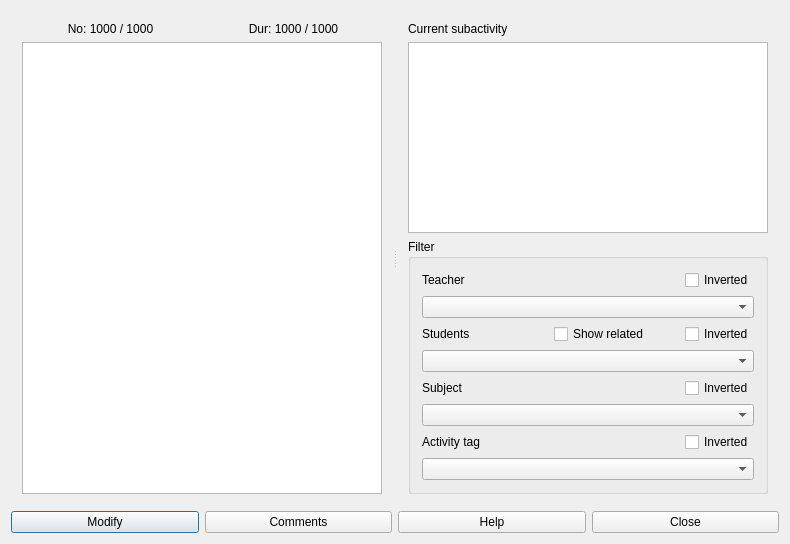
<?xml version="1.0" encoding="UTF-8"?>
<ui version="4.0">
 <class>SubactivitiesForm_template</class>
 <widget class="QDialog" name="SubactivitiesForm_template">
  <property name="geometry">
   <rect>
    <x>0</x>
    <y>0</y>
    <width>790</width>
    <height>544</height>
   </rect>
  </property>
  <property name="windowTitle">
   <string extracomment="The title of the dialog of individual subactivities">The individual subactivities</string>
  </property>
  <layout class="QGridLayout" name="gridLayout_3">
   <item row="0" column="0">
    <widget class="QSplitter" name="splitter">
     <property name="orientation">
      <enum>Qt::Horizontal</enum>
     </property>
     <widget class="QWidget" name="layoutWidget">
      <layout class="QGridLayout" name="gridLayout_2">
       <item row="0" column="0">
        <widget class="QLabel" name="activeTextLabel">
         <property name="text">
          <string notr="true">No: 1000 / 1000</string>
         </property>
         <property name="alignment">
          <set>Qt::AlignCenter</set>
         </property>
         <property name="wordWrap">
          <bool>false</bool>
         </property>
        </widget>
       </item>
       <item row="0" column="1">
        <widget class="QLabel" name="totalTextLabel">
         <property name="text">
          <string notr="true">Dur: 1000 / 1000</string>
         </property>
         <property name="alignment">
          <set>Qt::AlignCenter</set>
         </property>
         <property name="wordWrap">
          <bool>false</bool>
         </property>
        </widget>
       </item>
       <item row="1" column="0" colspan="2">
        <widget class="QListWidget" name="subactivitiesListWidget"/>
       </item>
      </layout>
     </widget>
     <widget class="QWidget" name="layoutWidget2">
      <layout class="QVBoxLayout" name="verticalLayout">
       <item>
        <widget class="QLabel" name="activityDescriptionTextLabel">
         <property name="text">
          <string>Current subactivity</string>
         </property>
         <property name="wordWrap">
          <bool>false</bool>
         </property>
        </widget>
       </item>
       <item>
        <widget class="QPlainTextEdit" name="subactivityTextEdit"/>
       </item>
       <item>
        <widget class="QGroupBox" name="filterGroupBox">
         <property name="title">
          <string>Filter</string>
         </property>
         <layout class="QGridLayout" name="gridLayout">
          <item row="0" column="0">
           <layout class="QHBoxLayout" name="horizontalLayout_3">
            <item>
             <widget class="QLabel" name="teachersTextLabel">
              <property name="text">
               <string>Teacher</string>
              </property>
             </widget>
            </item>
            <item>
             <widget class="QCheckBox" name="invertedTeacherCheckBox">
              <property name="sizePolicy">
               <sizepolicy hsizetype="Fixed" vsizetype="Fixed">
                <horstretch>0</horstretch>
                <verstretch>0</verstretch>
               </sizepolicy>
              </property>
              <property name="text">
               <string comment="Inverted (negated) teacher filter">Inverted</string>
              </property>
             </widget>
            </item>
           </layout>
          </item>
          <item row="1" column="0">
           <widget class="QComboBox" name="teachersComboBox"/>
          </item>
          <item row="2" column="0">
           <layout class="QHBoxLayout" name="horizontalLayout_2">
            <item>
             <widget class="QLabel" name="studentsTextLabel">
              <property name="text">
               <string comment="It refers to students sets, but I want to keep the string short">Students</string>
              </property>
             </widget>
            </item>
            <item>
             <widget class="QCheckBox" name="showRelatedCheckBox">
              <property name="text">
               <string>Show related</string>
              </property>
             </widget>
            </item>
            <item>
             <widget class="QCheckBox" name="invertedStudentsCheckBox">
              <property name="sizePolicy">
               <sizepolicy hsizetype="Fixed" vsizetype="Fixed">
                <horstretch>0</horstretch>
                <verstretch>0</verstretch>
               </sizepolicy>
              </property>
              <property name="text">
               <string comment="Inverted (negated) students filter">Inverted</string>
              </property>
             </widget>
            </item>
           </layout>
          </item>
          <item row="3" column="0">
           <widget class="QComboBox" name="studentsComboBox"/>
          </item>
          <item row="4" column="0">
           <layout class="QHBoxLayout" name="horizontalLayout_4">
            <item>
             <widget class="QLabel" name="subjectsTextLabel">
              <property name="text">
               <string>Subject</string>
              </property>
             </widget>
            </item>
            <item>
             <widget class="QCheckBox" name="invertedSubjectCheckBox">
              <property name="sizePolicy">
               <sizepolicy hsizetype="Fixed" vsizetype="Fixed">
                <horstretch>0</horstretch>
                <verstretch>0</verstretch>
               </sizepolicy>
              </property>
              <property name="text">
               <string comment="Inverted (negated) subject filter">Inverted</string>
              </property>
             </widget>
            </item>
           </layout>
          </item>
          <item row="5" column="0">
           <widget class="QComboBox" name="subjectsComboBox"/>
          </item>
          <item row="6" column="0">
           <layout class="QHBoxLayout" name="horizontalLayout_5">
            <item>
             <widget class="QLabel" name="activityTagsTextLabel">
              <property name="text">
               <string>Activity tag</string>
              </property>
             </widget>
            </item>
            <item>
             <widget class="QCheckBox" name="invertedActivityTagCheckBox">
              <property name="sizePolicy">
               <sizepolicy hsizetype="Fixed" vsizetype="Fixed">
                <horstretch>0</horstretch>
                <verstretch>0</verstretch>
               </sizepolicy>
              </property>
              <property name="text">
               <string comment="Inverted (negated) activity tag filter">Inverted</string>
              </property>
             </widget>
            </item>
           </layout>
          </item>
          <item row="7" column="0">
           <widget class="QComboBox" name="activityTagsComboBox"/>
          </item>
         </layout>
        </widget>
       </item>
      </layout>
     </widget>
    </widget>
   </item>
   <item row="1" column="0">
    <layout class="QHBoxLayout" name="horizontalLayout">
     <item>
      <widget class="QPushButton" name="modifySubactivityPushButton">
       <property name="text">
        <string>Modify</string>
       </property>
      </widget>
     </item>
     <item>
      <widget class="QPushButton" name="commentsPushButton">
       <property name="text">
        <string>Comments</string>
       </property>
      </widget>
     </item>
     <item>
      <widget class="QPushButton" name="helpPushButton">
       <property name="text">
        <string>Help</string>
       </property>
      </widget>
     </item>
     <item>
      <widget class="QPushButton" name="closePushButton">
       <property name="text">
        <string>Close</string>
       </property>
      </widget>
     </item>
    </layout>
   </item>
  </layout>
 </widget>
 <layoutdefault spacing="6" margin="11"/>
 <resources/>
 <connections/>
</ui>
